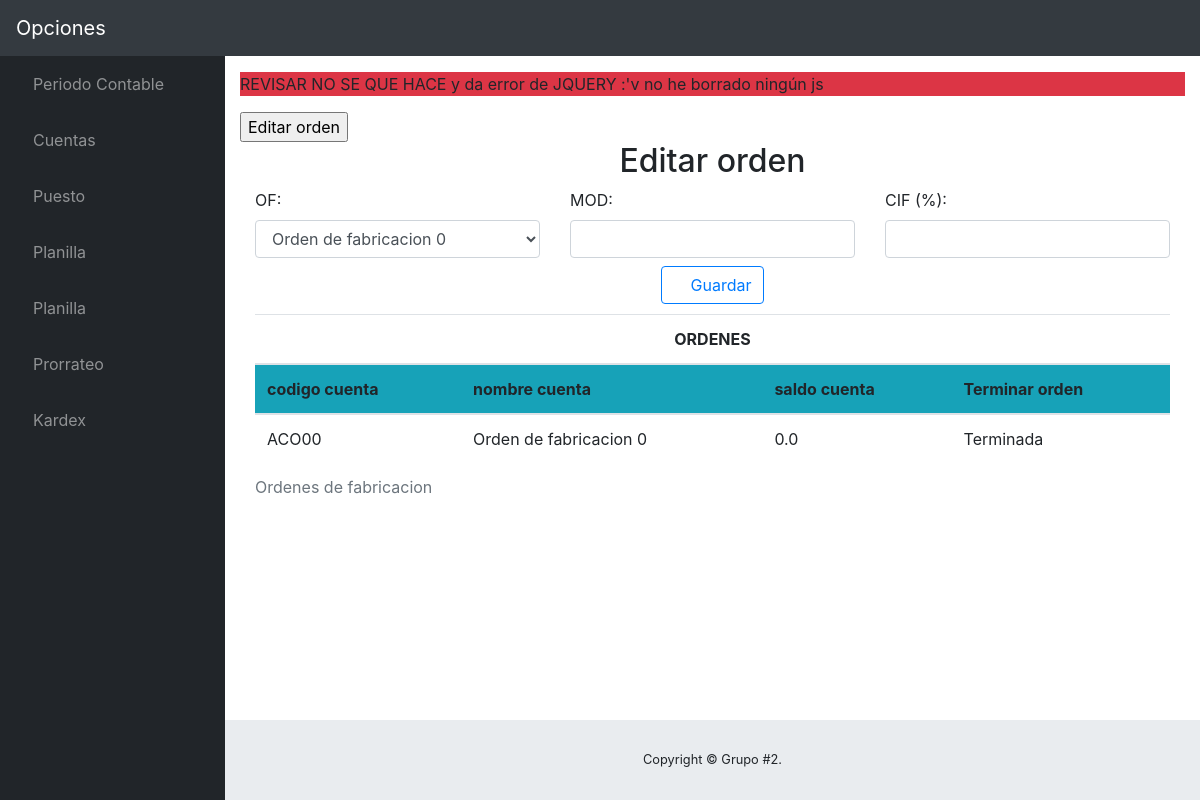
/1/terminar/ (signed in), run on an earlier commit of the app's database.
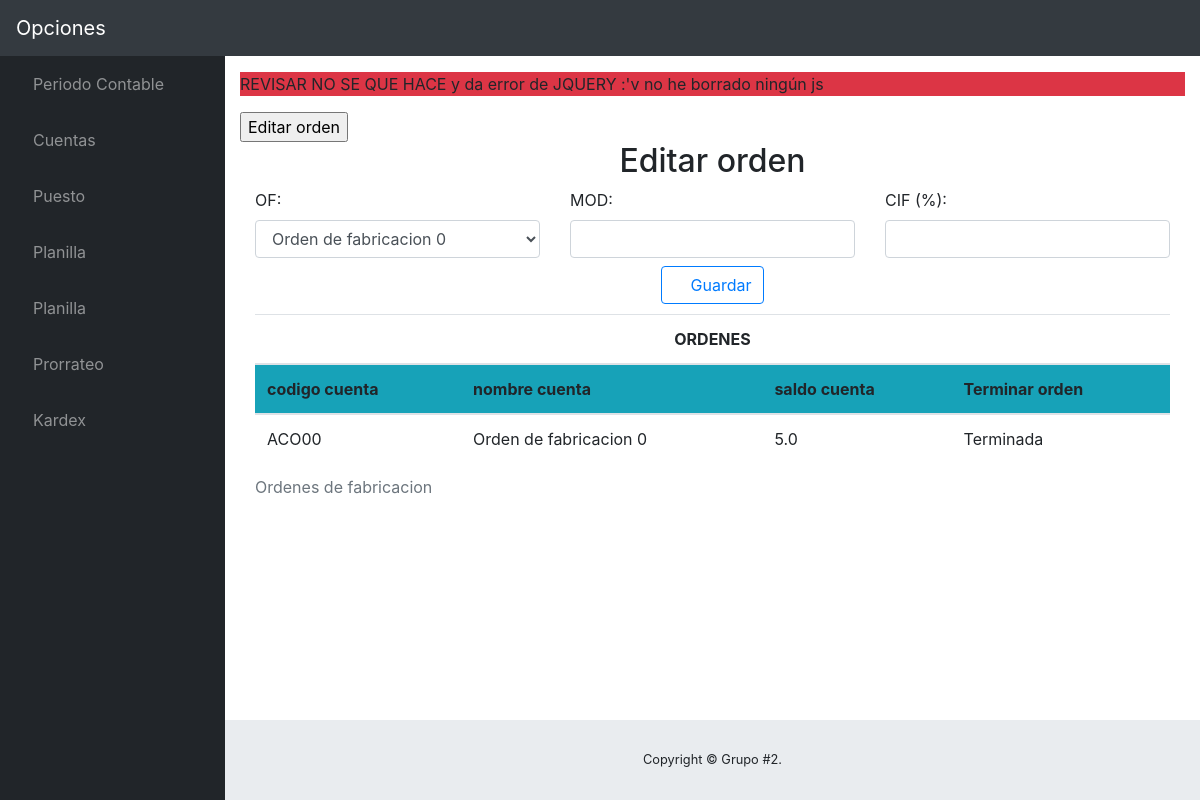
And on a later commit of the database.
### contable/models.py (models this page shows, shortened)
class LibroMayor(models.Model):
	cuenta = models.CharField(max_length=100)
	codCuenta=models.CharField(max_length=10)
	saldoDeudor = models.FloatField()
	saldoAcreedor = models.FloatField()
	estado = models.BooleanField(default=True)
	periodo = models.ForeignKey(PeriodoContable, on_delete=models.CASCADE)
	saldo =models.FloatField(default=0.00)
	class Meta:
		verbose_name='LibroMayor'
		verbose_name_plural='LibroMayor'

### contable/views.py (the view)
# urls.py: url(r'^(?P<of_id>[0-9]+)/terminar/$',terminar, name="terminar"),
def terminar(request, of_id):
	template=loader.get_template('Main/OrdenesFabricacion.html')
	terminada = LibroMayor.objects.get(pk=of_id)
	terminada.estado=False
	terminada.save()
	orden= LibroMayor.objects.filter(codCuenta__contains='ACO')
	context={
		'orden':orden,
	}
	return HttpResponse(template.render(context , request))

### contable/templates/Main/OrdenesFabricacion.html (shortened to what this page needs)
{% extends "Base/base.html" %}
{% block Contenido %}
{% if user.is_authenticated %}
<p class="bg-danger">REVISAR NO SE QUE HACE y da error de JQUERY :'v no he borrado ningún js</p>
<input id="detalle" type="submit" value="Editar orden" onclick="CrearCuenta()" />
<div class="container">
    <h2 class="text-center">Editar orden</h2>
    <form method="POST" action="">
        <div class="row">
            <div class="col-4">
                <label for="opcion">OF:</label><br>
                <select class="form-control" id="opcion" name="opcion">
                    {% for c in orden %}
                    <option value="{{c.codCuenta}}">
                        {{c.cuenta}}
                    </option>
                    {% endfor %}
                </select>
            </div>
            <div class="col-4">
                <label>MOD:</label>
                <input type="number" name="MOD" id="MOD" class="form-control" step="0.01">
            </div>
            <div class="col-4">
                <label>CIF (%):</label>
                <input type="number" name="CIF" id="CIF" class="form-control" step="0.01">
            </div>
        </div>
        <div class="row mt-2 justify-content-center">
            <button type="submit" name="btn" id="btn" class="btn btn-outline-primary">
                <i class="fas fa-save"></i> Guardar
            </button>
        </div>
    </form>
</div>
<section class="container" style="margin-top:1%">
    <table class="table table-hover">
        <caption class="titulo-01">Ordenes de fabricacion</caption>
        <thead class="text-center">
            <th colspan="4"> ORDENES </th>
        </thead>
        <thead class="bg-info">
            <th>codigo cuenta</th>
            <th> nombre cuenta </th>
            <th> saldo cuenta</th>
            <th> Terminar orden </th>
        </thead>
        {% for c in orden %}
        <tr>
            <td> {{c.codCuenta}} </td>
            <td> {{c.cuenta}} </td>
            <td> {{c.saldo}} </td>
            {% if c.estado %}
            <td><a href="{% url 'contable:terminar' c.id %}" class="btn-sm btn-outline-danger"><i class="fas fa-times-circle"></i>Terminar</a> / <a href="{% url 'contable:ver' c.id %}" class="btn-sm btn-outline-info"><i class="far fa-eye"></i> ver</a> </td>
            {% else %}
            <td>Terminada</td>
            {% endif %}
        </tr>
        {% endfor %}
    </table>
</section>
{% endif %}
{% endblock Contenido %}

What changed in the data, as far as the page shows it:
changed LibroMayor "ACO00": saldo "0.0" → "5.0"
